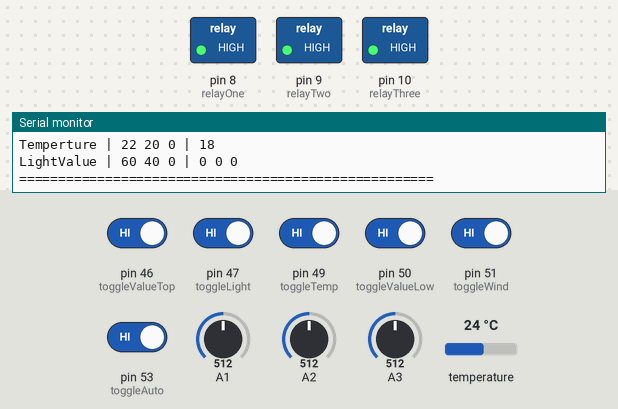
Simulated run of this sketch. Board: Arduino Mega 2560, built with avr-gcc and run on an emulated ATmega2560. Parts: switched loads named in the sketch (green lamp = pin HIGH), the last lines printed to the serial monitor. The inputs (shaded band) are chosen by the test bench; at power-on: pin 46 (toggleValueTop), pin 47 (toggleLight), pin 49 (toggleTemp), pin 50 (toggleValueLow), pin 51 (toggleWind), pin 53 (toggleAuto) HIGH, A1 = 512, A2 = 512, A3 = 512, temperature 24 °C.

Above: at 2.3 s.
2.4 s: pin 47 (toggleLight) driven LOW and pin 53 (toggleAuto) driven LOW
At 3.5 s:
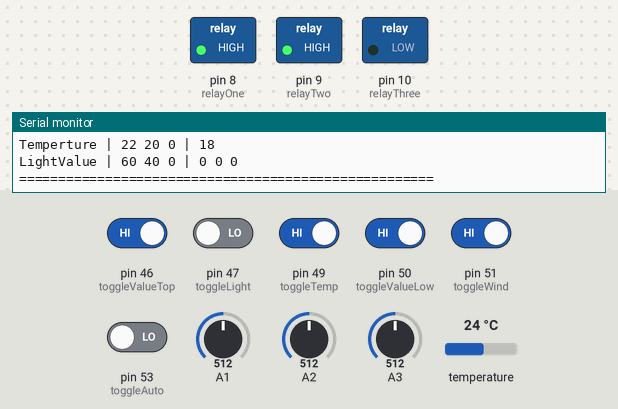
6.3 s: pin 47 (toggleLight) driven HIGH
At 7.7 s:
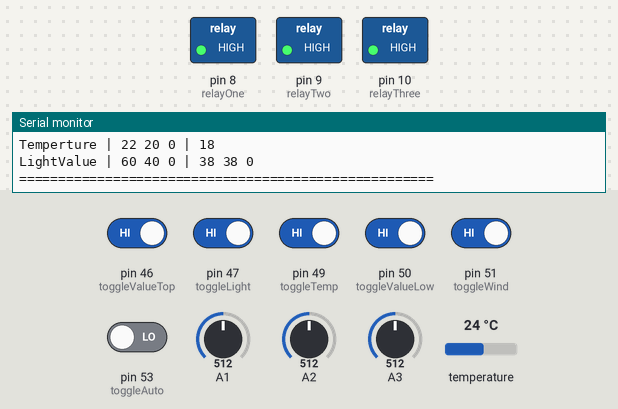
8.2 s: pin 51 (toggleWind) driven LOW
At 10.0 s:
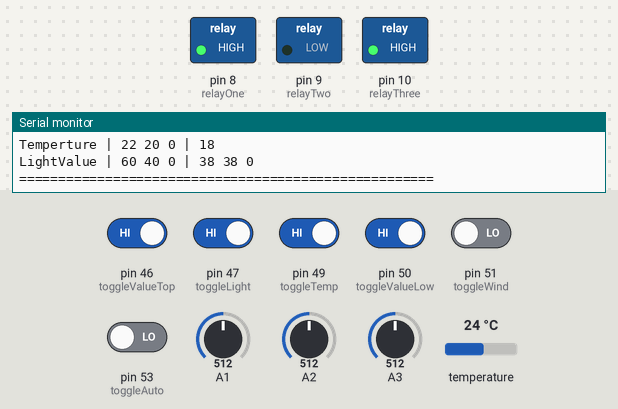
11.7 s: A1 set to 90
14.4 s: A1 set to 74
17.9 s: pin 47 (toggleLight) driven LOW
At 20.5 s:
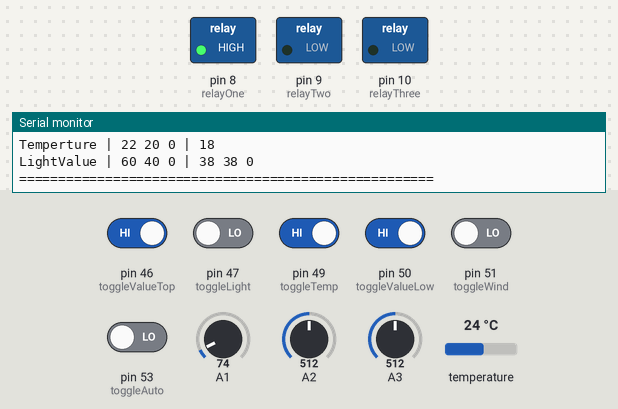
Timing chart, 0 to 22.2 s (numbered marks = the images above; inputs shaded):
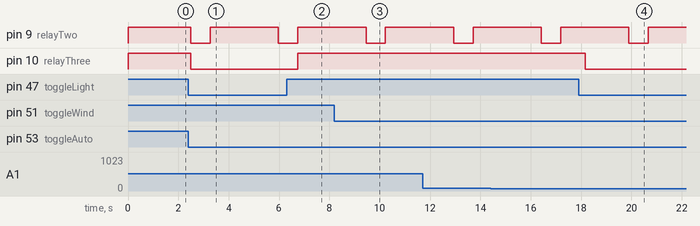

Measured:
- after the input at 2.4 s, pin 9 (relayTwo): HIGH → LOW after 0.10 s, → HIGH 0.76 s later, → LOW 2.7 s later; pin 10 (relayThree): HIGH → LOW after 0.10 s
- after the input at 6.3 s, pin 10 (relayThree): LOW → HIGH after 0.44 s
- after the input at 8.2 s, pin 9 (relayTwo): HIGH → LOW after 1.3 s, → HIGH 0.76 s later
- after the input at 17.9 s, pin 10 (relayThree): HIGH → LOW after 0.26 s

The sketch:

no_delay_stable_4_windspeed.ino
```cpp
#include <OneWire.h>
#include <DallasTemperature.h>
#define ONE_WIRE_BUS 2
OneWire oneWire(ONE_WIRE_BUS);
DallasTemperature sensors(&oneWire);
int temp;
int downTemp;

/*=================================================================*/
int levelState;

int autois, windis, tempis, lightis;
int toggleAuto = 53;
int toggleWind = 51;
int toggleTemp = 49;
int toggleLight = 47;

int toggleValueTop = 46;
int toggleValueMiddle = 48;
int toggleValueLow = 50;
int toggleValue;

float windSpeed;
float windMs;

int windHigh;
int tempHigh;
int lightHigh;

int relayOne = 8;
int relayTwo = 9;
int relayThree = 10;
int relayFour;

unsigned long t1,t2;
int step = 0;
int stepOne = 0;
int stepTwo = 0;
int opentimerOn = 0;
int closetimerOn = 0;
int isopen = 0;

int windSum;
int windAverage;
int windCounter;
int windAverageLimit = 7;

#define CDS_10 953

int lightOne;
int lightMapOne;
int lightCounterOne;
int lightAverageLimitOne = 7;
int lightAverageOne;
int lightSumOne;
int light_test1;
int test_lightsum;

int lightTwo;
int lightMapTwo;
int lightCounterTwo;
int lightAverageLimitTwo = 7;
int lightAverageTwo;
int lightSumTwo;

int lightTopValue;

unsigned long stateUpTime;

int windTopValue, windLowValue, tempTopValue, tempLowValue, lightHighValue, lightLowValue;


/*=================================================================*/
void setup() {
  pinMode(toggleAuto, INPUT_PULLUP);
  pinMode(toggleWind, INPUT_PULLUP);
  pinMode(toggleTemp, INPUT_PULLUP);
  pinMode(toggleLight, INPUT_PULLUP);


  pinMode(toggleValueTop, INPUT_PULLUP);
  pinMode(toggleValueLow, INPUT_PULLUP);

  pinMode(relayOne, OUTPUT);
  pinMode(relayTwo, OUTPUT);
  pinMode(relayThree, OUTPUT);

  digitalWrite(relayOne, HIGH);
  digitalWrite(relayTwo, HIGH);
  digitalWrite(relayThree, HIGH);

  Serial.begin(9600);
}

/*=================================================================*/
void loop() {
  sensors.requestTemperatures();
  temp = sensors.getTempCByIndex(0);
  downTemp = temp - 6;

  windSpeed = analogRead(A1);

  lightOne = analogRead(A2);
  lightMapOne = map(lightOne, 170, 1050, 0, 100);

  lightTwo = analogRead(A3);
  lightMapTwo = map(lightTwo, 170, 1050, 0, 100);

  windMs = (windSpeed / 1024.0 * 5.0) * 25; //풍속계에서 들어오는 아날로그값을 디지털값으로 수정, 수정값을 풍속
  light_test1 = lightOne + lightTwo;
  test_lightsum = light_test1 / 2;
/*==================== 토글스위치 판단 ====================*/
  if(digitalRead(toggleAuto) == LOW) {
    autois = 1;
  }else {
    autois = 0;
  }

  if(digitalRead(toggleWind) == LOW) {
    windis = 1;
  }else {
    windis = 0;
  }

  if(digitalRead(toggleTemp) == LOW) {
    tempis = 1;
  }else {
    tempis = 0;
  }

  if(digitalRead(toggleLight) == LOW) {
    lightis = 1;
  }else {
    lightis = 0;
  }

  if(digitalRead(toggleValueTop) == LOW) {
    toggleValue = 3;

    windTopValue = 55 + 15;
    windLowValue = 35 + 15;
    tempTopValue = 22 + 2;
    tempLowValue = 20 + 2;
    lightHighValue = 80;
    lightLowValue = 60;

  } else if(digitalRead(toggleValueLow) == LOW) {
    toggleValue = 1;

    windTopValue = 45;
    windLowValue = 30;
    tempTopValue = 22 - 2;
    tempLowValue = 20 - 2;
    lightHighValue = 60 - 10;
    lightLowValue = 40 - 10;

  } else {
    toggleValue = 2;

    windTopValue = 55;
    windLowValue = 35;
    tempTopValue = 22;
    tempLowValue = 20;
    lightHighValue = 60;
    lightLowValue = 40;
  }

/*==================평균값 계산==================*/
  if(windCounter == windAverageLimit) {
    windAverage = round(windSum / windAverageLimit);
    windCounter = 0;
    windSum = 0;
  } else if(windCounter < windAverageLimit) {
    windCounter++;
    windSum = windSum + windSpeed;
  }

  if(lightCounterOne == lightAverageLimitOne) {
    lightAverageOne = round(lightSumOne / lightAverageLimitOne);
    lightCounterOne = 0;
    lightSumOne = 0;
  } else if(lightCounterOne < lightAverageLimitOne) {
    lightCounterOne++;
    lightSumOne = lightSumOne + lightMapOne;
  }

  if(lightCounterTwo == lightAverageLimitTwo) {
    lightAverageTwo = round(lightSumTwo / lightAverageLimitTwo);
    lightCounterTwo = 0;
    lightSumTwo = 0;
  } else if(lightCounterTwo < lightAverageLimitTwo) {
    lightCounterTwo++;
    lightSumTwo = lightSumTwo + lightMapTwo;
  }

/*==================상한값 하한값 판단==================*/
  if(lightAverageOne > lightAverageTwo) {
    lightTopValue = lightAverageOne;
  } else if(lightAverageOne < lightAverageTwo) {
    lightTopValue = lightAverageTwo;
  }

  if(windAverage >= windTopValue){
    windHigh = 1;
  } else if(windAverage <= windLowValue) {
    windHigh = 0;
  }

  if(downTemp >= tempTopValue) {
    tempHigh = 1;
  } else if(downTemp <= tempLowValue) {
    tempHigh = 0;
  }

  if(lightTopValue >= lightHighValue) {
    lightHigh = 1;
  } else if(lightTopValue <= lightLowValue) {
    lightHigh = 0;
  }

  if(autois == 1 && lightis == 1 && lightHigh == 0) {
    digitalWrite(relayThree, LOW);
  } else{
    digitalWrite(relayThree, HIGH);
  }

/*====================== 토글에 따른 센서판단. ======================*/
  if(autois == 1) {
    if(step == 0) {
      if(windis == 1) {
        if(windHigh == 1) {
          closetimerOn = 1;
          levelState = 1;
        } else if(windHigh == 0) {
          if(tempis == 1 && lightis == 1) {
            if(tempHigh == 1 || lightHigh == 1) {
              opentimerOn = 1;
              levelState = 2;
            } else {
              closetimerOn = 1;
              levelState = 3;
            }
          } else if(tempis == 1 && lightis == 0) {
            if(tempHigh == 1) {
              opentimerOn = 1;
              levelState = 4;
            } else {
              closetimerOn = 1;
              levelState = 5;
            }
          } else if(tempis == 0 && lightis == 1) {
            if(lightHigh == 1) {
              opentimerOn = 1;
              levelState = 6;
            } else {
              closetimerOn = 1;
              levelState = 7;
            }
          } else if(tempis == 0 && lightis == 0) {
            if(windHigh == 0) {
              opentimerOn = 1;
              levelState = 8;
            }
          }
        }
      } else if(windis == 0) {
        if(tempis == 1 && lightis == 1) {
          if(tempHigh == 1 || lightHigh == 1) {
            opentimerOn = 1;
            levelState = 9;
          } else {
            closetimerOn = 1;
            levelState = 10;
          }
        } else if(tempis == 1 && lightis == 0) {
          if(tempHigh == 1) {
            opentimerOn = 1;
            levelState = 11;
          } else {
            closetimerOn = 1;
            levelState = 12;
          }
        } else if(tempis == 0 && lightis == 1) {
          if(lightHigh == 1) {
            opentimerOn = 1;
            levelState = 13;
          } else {
            closetimerOn = 1;
            levelState = 14;
          }
        } else if(tempis == 0 && lightis == 0) {
          levelState = 15;
          // nothing
        }
      }
    }
  }

/*======================= open timer=======================*/
  if(opentimerOn == 1 && stepOne == 0){ //스위치가 눌리면 relay on, t1카운터시작
    digitalWrite(relayOne, LOW);
    t1=millis(); // on이후 시간 카운터시작
    stepOne=1;
    step = 1;
  }

  if(millis()-t1 >= 250 && stepOne == 1){ //0.25초지나면 off, t2카운터시작
    digitalWrite(relayOne, HIGH);
    t2=millis(); // off이후 시간 카운터시작
    stepOne=2;
  }

  if(millis()-t2 >= 1500 && stepOne==2){ //n초지나면 off 유지 종료, 초기단계로
    stepOne=0;
    opentimerOn = 0;
    step = 0;
  }

/*======================= close timer =======================*/
  if(closetimerOn == 1 && stepTwo == 0){ //스위치가 눌리면 relay on, t1카운터시작
    digitalWrite(relayTwo, LOW);
    t1=millis(); // on이후 시간 카운터시작
    stepTwo=1;
    step = 1;
  }

  if(millis()-t1 >= 250 && stepTwo ==1){ //0.25초지나면 off, t2카운터시작
    digitalWrite(relayTwo, HIGH);
    t2=millis(); // off이후 시간 카운터시작
    stepTwo=2;
  }

  if(millis()-t2 >= 1500 && stepTwo ==2){ //n초지나면 off 유지 종료, 초기단계로
    stepTwo=0;
    closetimerOn = 0;
    step = 0;
  }

/*===================================== state =====================================*/
  if(millis() - stateUpTime >= 1500) {
    stateUpTime = millis();
    state();
  }
}

void state() {
  Serial.println("| Auto | Wind | Temp | Light | Sensor |");
  Serial.println("|  " + String(autois) + "      " + String(windis) + "      " + String(tempis) + "       " + String(lightis) + "       " + String(toggleValue) + "    |");
  Serial.println("Step: " + String(step) + " | " + "level: " + String(levelState));
  Serial.println("Sensor State: " + String(test_lightsum));
  Serial.println("WindSpeed  | " + String(windTopValue) + " " + String(windLowValue) + " " + String(windHigh) + " | " + String(windAverage) + " " + String(windMs , 1));
  Serial.println("Temperture | " + String(tempTopValue) + " " + String(tempLowValue) + " " + String(tempHigh) + " | " + String(downTemp));
  Serial.println("LightValue | " + String(lightHighValue) + " " + String(lightLowValue) + " " + String(lightHigh) + " | " + String(lightAverageOne) + " " + String(lightAverageTwo) + " " + String(lightTopValue));
  Serial.println("=====================================================");
}
```
